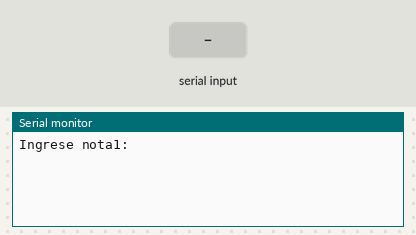
A program run on a simulated ESP32. Shown: the last lines printed to the serial monitor. Inputs (shaded band) come from the test bench.

Above: at 1.2 s.
1.3 s: "90,45,200\n" received over Serial
At 2.1 s:
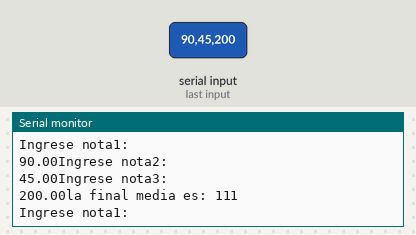
2.8 s: "30,150,10\n" received over Serial
At 4.9 s:
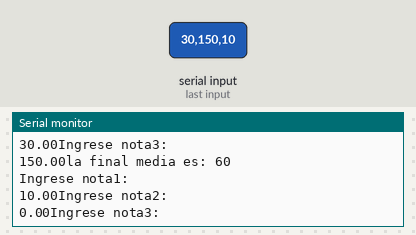
Timing chart, 0 to 6.4 s (numbered marks = the images above; inputs shaded):
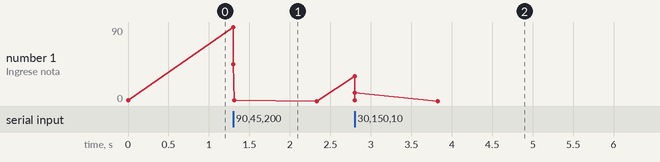

The program:

main.cpp
```cpp
/*6. Escriba un programa que lea las tres notas de un alumno y calcule la
nota final media de dicho alumno

#include<iostream>
using namespace std;

int main(){
	float nota1, nota2, nota3;
	int notaFinalMedia;

	cout<<"Ingrese nota1: ";
	cin>>nota1;
	cout<<"Ingrese nota2: ";
	cin>>nota2;
	cout<<"Ingrese nota3: ";
	cin>>nota3;

	notaFinalMedia= (nota1+nota2+nota3)/3;

	cout<<"la final media es:"<<notaFinalMedia;

	return 0;

}

*/

#include <Arduino.h>

	float nota1, nota2, nota3;
	int notaFinalMedia;

void setup()
{
  	Serial.begin(9600);
}

void loop()
{

	Serial.println("Ingrese nota1: "); while(!Serial.available()){} nota1 = Serial.parseInt();
	Serial.print(String(nota1));
	Serial.println("Ingrese nota2: "); while(!Serial.available()){} nota2 = Serial.parseInt();
	Serial.print(String(nota2));
	Serial.println("Ingrese nota3: "); while(!Serial.available()){} nota3 = Serial.parseInt();
	Serial.print(String(nota3));

  	notaFinalMedia= (nota1+nota2+nota3)/3;

	Serial.println("la final media es: " + String(notaFinalMedia));


}
```

Measured:
- after the input at 1.3 s, the serial monitor: prints a new line at once (image 1)
- after the input at 2.8 s, the serial monitor: prints a new line at once (image 2)
- plotted number 1: 1 → 0 after the input at 1.3 s
